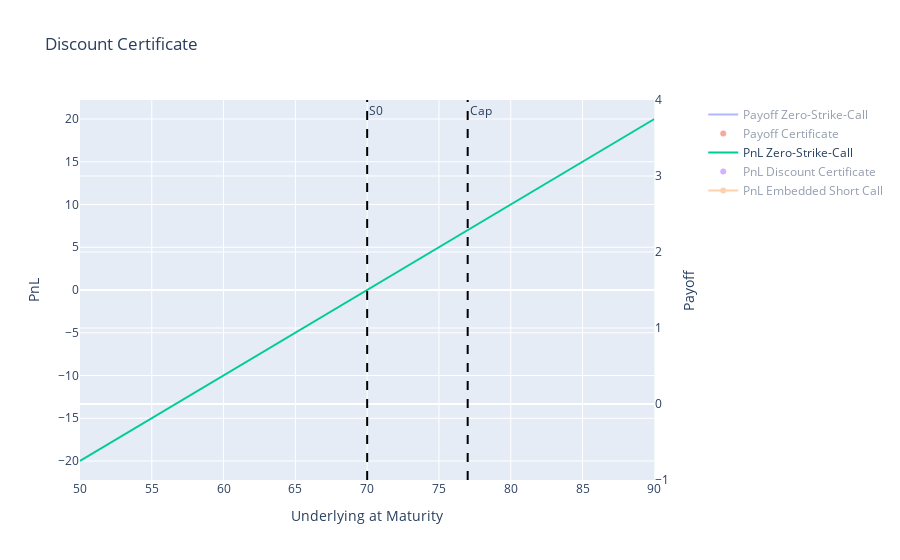

Write notebook code for a chart like this one.
### Markdown cell above
**Example**

The current price of the underlying is $S_0$ = 70, the cap at 77 and the short call pays an option premium of 5.

### Code cell
# 
S0 = 70
cap = 77
short_call_premium = 5
S_t = np.linspace(50, 90, 41)

pnl_dc =  [-S0 + short_call_premium + np.min([s, cap]) for s in S_t]
payoff_short_call = [short_call_premium - np.max([s - cap, 0]) for s in S_t]

fig = make_subplots(specs=[[{"secondary_y": True}]])

# Add traces
fig.add_trace(go.Scatter(x=S_t,y=S_t,mode='lines',name='Payoff Zero-Strike-Call',visible = "legendonly"),secondary_y=True)
fig.add_trace(go.Scatter(x=S_t,y=[S0 - short_call_premium + dc_pnl for dc_pnl in pnl_dc],mode='markers',name='Payoff Certificate',visible = "legendonly"),secondary_y=True)

fig.add_trace(go.Scatter(x=S_t,y=S_t - S0,mode='lines',name='PnL Zero-Strike-Call',visible = True))
fig.add_trace(go.Scatter(x=S_t,y=pnl_dc,mode='markers',name='PnL Discount Certificate',visible = "legendonly"))
fig.add_trace(go.Scatter(x=S_t,y=payoff_short_call,mode='lines+markers',name='PnL Embedded Short Call',visible = "legendonly"))

fig.add_vline(x=S0, annotation_text='S0', line_dash='dash', line_color='black')
fig.add_vline(x=cap,annotation_text='Cap',line_dash='dash',line_color='black')

# Add figure title
fig.update_layout(title_text='Discount Certificate')

# Set x-axis title
fig.update_xaxes(title_text='Underlying at Maturity')

# Set y-axis titles
fig.update_yaxes(title_text='PnL', secondary_y=False)
fig.update_yaxes(title_text='Payoff', secondary_y=True)

fig.show()

### Figure 1 — Plotly figure (JSON) as saved in the notebook; plotly's stock layout.template omitted (floating-point values rounded to 4 significant figures)
{"data": [{"mode": "lines", "name": "Payoff Zero-Strike-Call", "type": "scatter", "visible": "legendonly", "x": [50, 51, 52, 53, 54, 55, 56, 57, 58, 59, 60, 61, 62, 63, 64, 65, 66, 67, 68, 69, 70, 71, 72, 73, 74, 75, 76, 77, 78, 79, 80, 81, 82, 83, 84, 85, 86, 87, 88, 89, 90], "xaxis": "x", "y": [50, 51, 52, 53, 54, 55, 56, 57, 58, 59, 60, 61, 62, 63, 64, 65, 66, 67, 68, 69, 70, 71, 72, 73, 74, 75, 76, 77, 78, 79, 80, 81, 82, 83, 84, 85, 86, 87, 88, 89, 90], "yaxis": "y2"}, {"mode": "markers", "name": "Payoff Certificate", "type": "scatter", "visible": "legendonly", "x": [50, 51, 52, 53, 54, 55, 56, 57, 58, 59, 60, 61, 62, 63, 64, 65, 66, 67, 68, 69, 70, 71, 72, 73, 74, 75, 76, 77, 78, 79, 80, 81, 82, 83, 84, 85, 86, 87, 88, 89, 90], "xaxis": "x", "y": [50, 51, 52, 53, 54, 55, 56, 57, 58, 59, 60, 61, 62, 63, 64, 65, 66, 67, 68, 69, 70, 71, 72, 73, 74, 75, 76, 77, 77, 77, 77, 77, 77, 77, 77, 77, 77, 77, 77, 77, 77], "yaxis": "y2"}, {"mode": "lines", "name": "PnL Zero-Strike-Call", "type": "scatter", "visible": true, "x": [50, 51, 52, 53, 54, 55, 56, 57, 58, 59, 60, 61, 62, 63, 64, 65, 66, 67, 68, 69, 70, 71, 72, 73, 74, 75, 76, 77, 78, 79, 80, 81, 82, 83, 84, 85, 86, 87, 88, 89, 90], "y": [-20, -19, -18, -17, -16, -15, -14, -13, -12, -11, -10, -9, -8, -7, -6, -5, -4, -3, -2, -1, 0, 1, 2, 3, 4, 5, 6, 7, 8, 9, 10, 11, 12, 13, 14, 15, 16, 17, 18, 19, 20]}, {"mode": "markers", "name": "PnL Discount Certificate", "type": "scatter", "visible": "legendonly", "x": [50, 51, 52, 53, 54, 55, 56, 57, 58, 59, 60, 61, 62, 63, 64, 65, 66, 67, 68, 69, 70, 71, 72, 73, 74, 75, 76, 77, 78, 79, 80, 81, 82, 83, 84, 85, 86, 87, 88, 89, 90], "y": [-15, -14, -13, -12, -11, -10, -9, -8, -7, -6, -5, -4, -3, -2, -1, 0, 1, 2, 3, 4, 5, 6, 7, 8, 9, 10, 11, 12, 12, 12, 12, 12, 12, 12, 12, 12, 12, 12, 12, 12, 12]}, {"mode": "lines+markers", "name": "PnL Embedded Short Call", "type": "scatter", "visible": "legendonly", "x": [50, 51, 52, 53, 54, 55, 56, 57, 58, 59, 60, 61, 62, 63, 64, 65, 66, 67, 68, 69, 70, 71, 72, 73, 74, 75, 76, 77, 78, 79, 80, 81, 82, 83, 84, 85, 86, 87, 88, 89, 90], "y": [5, 5, 5, 5, 5, 5, 5, 5, 5, 5, 5, 5, 5, 5, 5, 5, 5, 5, 5, 5, 5, 5, 5, 5, 5, 5, 5, 5, 4, 3, 2, 1, 0, -1, -2, -3, -4, -5, -6, -7, -8]}], "layout": {"annotations": [{"showarrow": false, "text": "S0", "x": 70, "xanchor": "left", "xref": "x", "y": 1, "yanchor": "top", "yref": "y domain"}, {"showarrow": false, "text": "Cap", "x": 77, "xanchor": "left", "xref": "x", "y": 1, "yanchor": "top", "yref": "y domain"}], "shapes": [{"line": {"color": "black", "dash": "dash"}, "type": "line", "x0": 70, "x1": 70, "xref": "x", "y0": 0, "y1": 1, "yref": "y domain"}, {"line": {"color": "black", "dash": "dash"}, "type": "line", "x0": 77, "x1": 77, "xref": "x", "y0": 0, "y1": 1, "yref": "y domain"}], "title": {"text": "Discount Certificate"}, "xaxis": {"anchor": "y", "domain": [0, 0.94], "title": {"text": "Underlying at Maturity"}}, "yaxis": {"anchor": "x", "domain": [0, 1], "title": {"text": "PnL"}}, "yaxis2": {"anchor": "x", "overlaying": "y", "side": "right", "title": {"text": "Payoff"}}}}
